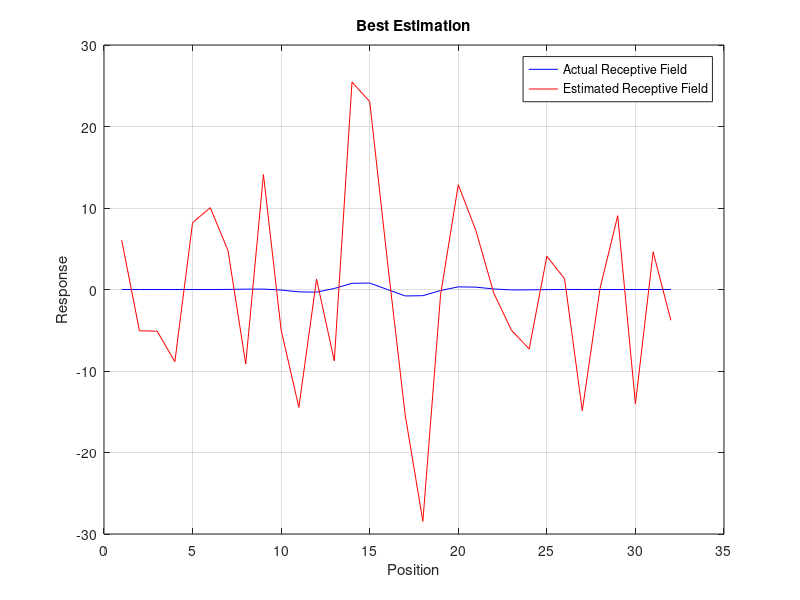
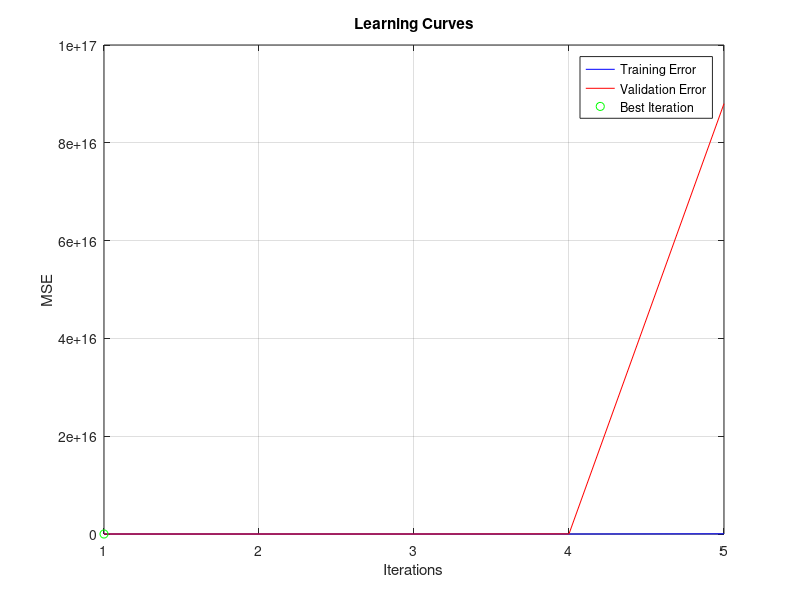

Here is the MATLAB script that generated these plots, in order:
clear all; close all; fprintf(1,'\n\n\n\n\n\n');

rng('default'); % "standard" random number seed -> reproducible simulations

nRFpts = 32; % number of points in receptive field (== number of parameters to be estimated)
nMeasTrain = 60; % number of measurements to use for receptive field estimation
nMeasValid = 40; % additional measurements to use for validation

noiseAmp = 0.4; % amplitude of noise

eta = input('learning rate: '); % learning rate
num_iterations = input('number of batch-mode iterations: ');

% define a model receptive field (Gabor function), and plot it
xPtsK = 1:1:nRFpts;
mu = nRFpts/2; lambda = nRFpts/5; sig = lambda*0.5;
env = exp(-(xPtsK-mu).^2/(2*sig^2)); % Gaussian envelope
receptiveField = env.*sin(2*pi*xPtsK/lambda);
figure(1);
plot(xPtsK,receptiveField,'b-'); grid;
title('Actual Receptive Field');
xlabel('Position'); ylabel('Response');

% create input signals (stimulus sets) for training and validation: white noise, range from -1 to +1
stimTrain = (rand(nRFpts,nMeasTrain) - 0.5); % nMeasTrain measurements for training
stimValid = (rand(nRFpts,nMeasValid) - 0.5); % nMeasValid measurements for validation

% simulate response of the model system (receptive field) to input signal for both datasets
respTrain = receptiveField * stimTrain + noiseAmp * randn(1, nMeasTrain); % (with some added noise)
respValid = receptiveField * stimValid + noiseAmp * randn(1, nMeasValid);

% Initialize weights (receptive field estimate) - "sparse prior"
w = zeros(1, nRFpts);

errTrain = zeros(num_iterations, 1); % initialize error histories
errValid = zeros(num_iterations, 1); % for validation

bestErr = Inf;
bestIteration = 0;
bestW = w;

for iteration = 1:num_iterations % loop over iterations

    % Training
    respCalcTrain = w * stimTrain;
    dw = (respCalcTrain - respTrain) * stimTrain'; % gradient
    w = w - eta * dw; % update weights
    errTrain(iteration) = mean((respTrain - respCalcTrain).^2); % record MSE for training

    % Validation
    respCalcValid = w * stimValid;
    errValid(iteration) = mean((respValid - respCalcValid).^2); % record MSE for validation

    % Early Stopping Check
    if errValid(iteration) < bestErr
        bestErr = errValid(iteration);
        bestIteration = iteration;
        bestW = w;
    end

    % Plotting during training
    if mod(iteration, 10) == 0 % Update plot every 10 iterations
        figure(1);
        plot(xPtsK, receptiveField, 'b-', xPtsK, w, 'r-'); grid;
        axis([min(xPtsK), max(xPtsK), 1.5*min(receptiveField), 1.5*max(receptiveField)]);
        legend('Actual Receptive Field', 'Estimated Receptive Field');
        title(['Receptive Fields at Iteration ', num2str(iteration)]);
        xlabel('Position'); ylabel('Response');
        drawnow
    end
end

% Plot the best estimation
figure(1);
plot(xPtsK, receptiveField, 'b-', xPtsK, bestW, 'r-'); grid;
legend('Actual Receptive Field', 'Estimated Receptive Field');
title('Best Estimation');
xlabel('Position'); ylabel('Response');

% Plotting Learning Curves
figure(3);
plot(1:num_iterations, errTrain, 'b-', 1:num_iterations, errValid, 'r-');
legend('Training Error', 'Validation Error', 'Location', 'NorthEast');
xlabel('Iterations'); ylabel('MSE');
title('Learning Curves');
hold on;
plot(bestIteration, bestErr, 'go', 'DisplayName', 'Best Iteration'); % Indicate best iteration
hold off;
grid on; 

% Reporting
fprintf('Final Results:\n');
fprintf('Learning Rate: %f\n', eta);
fprintf('Number of Iterations: %d\n', num_iterations);
fprintf('Best Iteration: %d\n', bestIteration);
